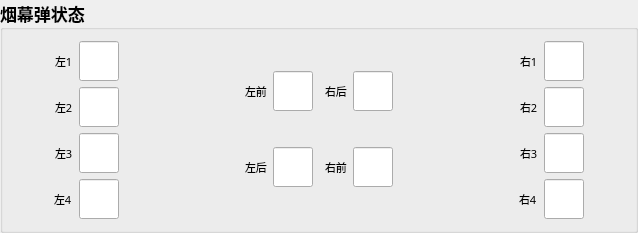
       <widget class="QGroupBox" name="groupBox_40">
        <property name="enabled">
         <bool>true</bool>
        </property>
        <property name="maximumSize">
         <size>
          <width>16777215</width>
          <height>16777215</height>
         </size>
        </property>
        <property name="font">
         <font>
          <family>微软雅黑</family>
          <pointsize>13</pointsize>
          <weight>75</weight>
          <bold>true</bold>
         </font>
        </property>
        <property name="mouseTracking">
         <bool>false</bool>
        </property>
        <property name="title">
         <string>烟幕弹状态</string>
        </property>
        <property name="flat">
         <bool>false</bool>
        </property>
        <property name="checkable">
         <bool>false</bool>
        </property>
        <layout class="QHBoxLayout" name="horizontalLayout_18">
         <item>
          <layout class="QVBoxLayout" name="verticalLayout_6">
           <item>
            <layout class="QHBoxLayout" name="horizontalLayout_6">
             <item>
              <spacer name="horizontalSpacer">
               <property name="orientation">
                <enum>Qt::Horizontal</enum>
               </property>
               <property name="sizeHint" stdset="0">
                <size>
                 <width>40</width>
                 <height>20</height>
                </size>
               </property>
              </spacer>
             </item>
             <item>
              <widget class="QLabel" name="label_21">
               <property name="minimumSize">
                <size>
                 <width>0</width>
                 <height>0</height>
                </size>
               </property>
               <property name="font">
                <font>
                 <family>微软雅黑</family>
                 <pointsize>8</pointsize>
                 <weight>50</weight>
                 <bold>false</bold>
                </font>
               </property>
               <property name="text">
                <string>左1</string>
               </property>
              </widget>
             </item>
             <item>
              <widget class="CircleLineEdit" name="lineEdit_smokeLeft1">
               <property name="minimumSize">
                <size>
                 <width>40</width>
                 <height>40</height>
                </size>
               </property>
               <property name="maximumSize">
                <size>
                 <width>40</width>
                 <height>40</height>
                </size>
               </property>
               <property name="font">
                <font>
                 <family>微软雅黑</family>
                 <pointsize>8</pointsize>
                 <weight>50</weight>
                 <bold>false</bold>
                </font>
               </property>
              </widget>
             </item>
             <item>
              <spacer name="horizontalSpacer_25">
               <property name="orientation">
                <enum>Qt::Horizontal</enum>
               </property>
               <property name="sizeHint" stdset="0">
                <size>
                 <width>40</width>
                 <height>20</height>
                </size>
               </property>
              </spacer>
             </item>
            </layout>
           </item>
           <item>
            <layout class="QHBoxLayout" name="horizontalLayout_10">
             <item>
              <spacer name="horizontalSpacer_7">
               <property name="orientation">
                <enum>Qt::Horizontal</enum>
               </property>
               <property name="sizeHint" stdset="0">
                <size>
                 <width>40</width>
                 <height>20</height>
                </size>
               </property>
              </spacer>
             </item>
             <item>
              <widget class="QLabel" name="label_22">
               <property name="minimumSize">
                <size>
                 <width>0</width>
                 <height>0</height>
                </size>
               </property>
               <property name="font">
                <font>
                 <family>微软雅黑</family>
                 <pointsize>8</pointsize>
                 <weight>50</weight>
                 <bold>false</bold>
                </font>
               </property>
               <property name="text">
                <string>左2</string>
               </property>
              </widget>
             </item>
             <item>
              <widget class="CircleLineEdit" name="lineEdit_smokeLeft2">
               <property name="minimumSize">
                <size>
                 <width>40</width>
                 <height>40</height>
                </size>
               </property>
               <property name="maximumSize">
                <size>
                 <width>40</width>
                 <height>40</height>
                </size>
               </property>
               <property name="font">
                <font>
                 <family>微软雅黑</family>
                 <pointsize>8</pointsize>
                 <weight>50</weight>
                 <bold>false</bold>
                </font>
               </property>
              </widget>
             </item>
             <item>
              <spacer name="horizontalSpacer_26">
               <property name="orientation">
                <enum>Qt::Horizontal</enum>
               </property>
               <property name="sizeHint" stdset="0">
                <size>
                 <width>40</width>
                 <height>20</height>
                </size>
               </property>
              </spacer>
             </item>
            </layout>
           </item>
           <item>
            <layout class="QHBoxLayout" name="horizontalLayout_11">
             <item>
              <spacer name="horizontalSpacer_8">
               <property name="orientation">
                <enum>Qt::Horizontal</enum>
               </property>
               <property name="sizeHint" stdset="0">
                <size>
                 <width>40</width>
                 <height>20</height>
                </size>
               </property>
              </spacer>
             </item>
             <item>
              <widget class="QLabel" name="label_23">
               <property name="minimumSize">
                <size>
                 <width>0</width>
                 <height>0</height>
                </size>
               </property>
               <property name="font">
                <font>
                 <family>微软雅黑</family>
                 <pointsize>8</pointsize>
                 <weight>50</weight>
                 <bold>false</bold>
                </font>
               </property>
               <property name="text">
                <string>左3</string>
               </property>
              </widget>
             </item>
             <item>
              <widget class="CircleLineEdit" name="lineEdit_smokeLeft3">
               <property name="minimumSize">
                <size>
                 <width>40</width>
                 <height>40</height>
                </size>
               </property>
               <property name="maximumSize">
                <size>
                 <width>40</width>
                 <height>40</height>
                </size>
               </property>
               <property name="font">
                <font>
                 <family>微软雅黑</family>
                 <pointsize>8</pointsize>
                 <weight>50</weight>
                 <bold>false</bold>
                </font>
               </property>
              </widget>
             </item>
             <item>
              <spacer name="horizontalSpacer_27">
               <property name="orientation">
                <enum>Qt::Horizontal</enum>
               </property>
               <property name="sizeHint" stdset="0">
                <size>
                 <width>40</width>
                 <height>20</height>
                </size>
               </property>
              </spacer>
             </item>
            </layout>
           </item>
           <item>
            <layout class="QHBoxLayout" name="horizontalLayout_13">
             <item>
              <spacer name="horizontalSpacer_9">
               <property name="orientation">
                <enum>Qt::Horizontal</enum>
               </property>
               <property name="sizeHint" stdset="0">
                <size>
                 <width>40</width>
                 <height>20</height>
                </size>
               </property>
              </spacer>
             </item>
             <item>
              <widget class="QLabel" name="label_24">
               <property name="minimumSize">
                <size>
                 <width>0</width>
                 <height>0</height>
                </size>
               </property>
               <property name="font">
                <font>
                 <family>微软雅黑</family>
                 <pointsize>8</pointsize>
                 <weight>50</weight>
                 <bold>false</bold>
                </font>
               </property>
               <property name="text">
                <string>左4</string>
               </property>
              </widget>
             </item>
             <item>
              <widget class="CircleLineEdit" name="lineEdit_smokeLeft4">
               <property name="minimumSize">
                <size>
                 <width>40</width>
                 <height>40</height>
                </size>
               </property>
               <property name="maximumSize">
                <size>
                 <width>40</width>
                 <height>40</height>
                </size>
               </property>
               <property name="font">
                <font>
                 <family>微软雅黑</family>
                 <pointsize>8</pointsize>
                 <weight>50</weight>
                 <bold>false</bold>
                </font>
               </property>
              </widget>
             </item>
             <item>
              <spacer name="horizontalSpacer_28">
               <property name="orientation">
                <enum>Qt::Horizontal</enum>
               </property>
               <property name="sizeHint" stdset="0">
                <size>
                 <width>40</width>
                 <height>20</height>
                </size>
               </property>
              </spacer>
             </item>
            </layout>
           </item>
          </layout>
         </item>
         <item>
          <spacer name="horizontalSpacer_18">
           <property name="orientation">
            <enum>Qt::Horizontal</enum>
           </property>
           <property name="sizeHint" stdset="0">
            <size>
             <width>40</width>
             <height>20</height>
            </size>
           </property>
          </spacer>
         </item>
         <item>
          <layout class="QVBoxLayout" name="verticalLayout_9">
           <item>
            <layout class="QHBoxLayout" name="horizontalLayout_20">
             <item>
              <spacer name="horizontalSpacer_15">
               <property name="orientation">
                <enum>Qt::Horizontal</enum>
               </property>
               <property name="sizeHint" stdset="0">
                <size>
                 <width>40</width>
                 <height>20</height>
                </size>
               </property>
              </spacer>
             </item>
             <item>
              <widget class="QLabel" name="label">
               <property name="font">
                <font>
                 <pointsize>8</pointsize>
                 <weight>50</weight>
                 <bold>false</bold>
                </font>
               </property>
               <property name="text">
                <string>左前</string>
               </property>
              </widget>
             </item>
             <item>
              <widget class="CircleLineEdit" name="lineEdit_jgLeftFront">
               <property name="minimumSize">
                <size>
                 <width>40</width>
                 <height>40</height>
                </size>
               </property>
               <property name="maximumSize">
                <size>
                 <width>40</width>
                 <height>40</height>
                </size>
               </property>
               <property name="font">
                <font>
                 <pointsize>8</pointsize>
                 <weight>50</weight>
                 <bold>false</bold>
                </font>
               </property>
              </widget>
             </item>
            </layout>
           </item>
           <item>
            <layout class="QHBoxLayout" name="horizontalLayout_58">
             <item>
              <spacer name="horizontalSpacer_14">
               <property name="orientation">
                <enum>Qt::Horizontal</enum>
               </property>
               <property name="sizeHint" stdset="0">
                <size>
                 <width>40</width>
                 <height>20</height>
                </size>
               </property>
              </spacer>
             </item>
             <item>
              <widget class="QLabel" name="label_3">
               <property name="font">
                <font>
                 <pointsize>8</pointsize>
                 <weight>50</weight>
                 <bold>false</bold>
                </font>
               </property>
               <property name="text">
                <string>左后</string>
               </property>
              </widget>
             </item>
             <item>
              <widget class="CircleLineEdit" name="lineEdit_jgLeftRear">
               <property name="minimumSize">
                <size>
                 <width>40</width>
                 <height>40</height>
                </size>
               </property>
               <property name="maximumSize">
                <size>
                 <width>40</width>
                 <height>40</height>
                </size>
               </property>
               <property name="font">
                <font>
                 <pointsize>8</pointsize>
                 <weight>50</weight>
                 <bold>false</bold>
                </font>
               </property>
              </widget>
             </item>
            </layout>
           </item>
          </layout>
         </item>
         <item>
          <widget class="QWidget" name="widget" native="true">
           <property name="sizePolicy">
            <sizepolicy hsizetype="Expanding" vsizetype="Expanding">
             <horstretch>0</horstretch>
             <verstretch>0</verstretch>
            </sizepolicy>
           </property>
           <property name="minimumSize">
            <size>
             <width>0</width>
             <height>0</height>
            </size>
           </property>
           <property name="maximumSize">
            <size>
             <width>16777215</width>
             <height>16777215</height>
            </size>
           </property>
          </widget>
         </item>
         <item>
          <layout class="QVBoxLayout" name="verticalLayout_10">
           <item>
            <layout class="QHBoxLayout" name="horizontalLayout_59">
             <item>
              <widget class="QLabel" name="label_4">
               <property name="font">
                <font>
                 <pointsize>8</pointsize>
                 <weight>50</weight>
                 <bold>false</bold>
                </font>
               </property>
               <property name="text">
                <string>右后</string>
               </property>
              </widget>
             </item>
             <item>
              <widget class="CircleLineEdit" name="lineEdit_jgRightRear">
               <property name="minimumSize">
                <size>
                 <width>40</width>
                 <height>40</height>
                </size>
               </property>
               <property name="maximumSize">
                <size>
                 <width>40</width>
                 <height>40</height>
                </size>
               </property>
               <property name="font">
                <font>
                 <pointsize>8</pointsize>
                 <weight>50</weight>
                 <bold>false</bold>
                </font>
               </property>
              </widget>
             </item>
             <item>
              <spacer name="horizontalSpacer_17">
               <property name="orientation">
                <enum>Qt::Horizontal</enum>
               </property>
               <property name="sizeHint" stdset="0">
                <size>
                 <width>40</width>
                 <height>20</height>
                </size>
               </property>
              </spacer>
             </item>
            </layout>
           </item>
           <item>
            <layout class="QHBoxLayout" name="horizontalLayout_57">
             <item>
              <widget class="QLabel" name="label_2">
               <property name="font">
                <font>
                 <pointsize>8</pointsize>
                 <weight>50</weight>
                 <bold>false</bold>
                </font>
               </property>
               <property name="text">
                <string>右前</string>
               </property>
              </widget>
             </item>
             <item>
              <widget class="CircleLineEdit" name="lineEdit_jgRightFront">
               <property name="sizePolicy">
                <sizepolicy hsizetype="Expanding" vsizetype="Fixed">
                 <horstretch>0</horstretch>
                 <verstretch>0</verstretch>
                </sizepolicy>
               </property>
               <property name="minimumSize">
                <size>
                 <width>40</width>
                 <height>40</height>
                </size>
               </property>
               <property name="maximumSize">
                <size>
                 <width>40</width>
                 <height>40</height>
                </size>
               </property>
               <property name="font">
                <font>
                 <pointsize>8</pointsize>
                 <weight>50</weight>
                 <bold>false</bold>
                </font>
               </property>
              </widget>
             </item>
             <item>
              <spacer name="horizontalSpacer_16">
               <property name="orientation">
                <enum>Qt::Horizontal</enum>
               </property>
               <property name="sizeHint" stdset="0">
                <size>
                 <width>40</width>
                 <height>20</height>
                </size>
               </property>
              </spacer>
             </item>
            </layout>
           </item>
          </layout>
         </item>
         <item>
          <spacer name="horizontalSpacer_20">
           <property name="orientation">
            <enum>Qt::Horizontal</enum>
           </property>
           <property name="sizeHint" stdset="0">
            <size>
             <width>40</width>
             <height>20</height>
            </size>
           </property>
          </spacer>
         </item>
         <item>
          <layout class="QVBoxLayout" name="verticalLayout_7">
           <item>
            <layout class="QHBoxLayout" name="horizontalLayout_14">
             <item>
              <spacer name="horizontalSpacer_29">
               <property name="orientation">
                <enum>Qt::Horizontal</enum>
               </property>
               <property name="sizeHint" stdset="0">
                <size>
                 <width>40</width>
                 <height>20</height>
                </size>
               </property>
              </spacer>
             </item>
             <item>
              <widget class="QLabel" name="label_25">
               <property name="minimumSize">
                <size>
                 <width>0</width>
                 <height>0</height>
                </size>
               </property>
               <property name="font">
                <font>
                 <family>微软雅黑</family>
                 <pointsize>8</pointsize>
                 <weight>50</weight>
                 <bold>false</bold>
                </font>
               </property>
               <property name="text">
                <string>右1</string>
               </property>
              </widget>
             </item>
             <item>
              <widget class="CircleLineEdit" name="lineEdit_smokeRight1">
               <property name="minimumSize">
                <size>
                 <width>40</width>
                 <height>40</height>
                </size>
               </property>
               <property name="maximumSize">
                <size>
                 <width>40</width>
                 <height>40</height>
                </size>
               </property>
               <property name="font">
                <font>
                 <family>微软雅黑</family>
                 <pointsize>8</pointsize>
                 <weight>50</weight>
                 <bold>false</bold>
                </font>
               </property>
              </widget>
             </item>
             <item>
              <spacer name="horizontalSpacer_10">
               <property name="orientation">
                <enum>Qt::Horizontal</enum>
               </property>
               <property name="sizeHint" stdset="0">
                <size>
                 <width>40</width>
                 <height>20</height>
                </size>
               </property>
              </spacer>
             </item>
            </layout>
           </item>
           <item>
            <layout class="QHBoxLayout" name="horizontalLayout_15">
             <item>
              <spacer name="horizontalSpacer_30">
               <property name="orientation">
                <enum>Qt::Horizontal</enum>
               </property>
               <property name="sizeHint" stdset="0">
                <size>
                 <width>40</width>
                 <height>20</height>
                </size>
               </property>
              </spacer>
             </item>
             <item>
              <widget class="QLabel" name="label_26">
               <property name="minimumSize">
                <size>
                 <width>0</width>
                 <height>0</height>
                </size>
               </property>
               <property name="font">
                <font>
                 <family>微软雅黑</family>
                 <pointsize>8</pointsize>
                 <weight>50</weight>
                 <bold>false</bold>
                </font>
               </property>
               <property name="text">
                <string>右2</string>
               </property>
              </widget>
             </item>
             <item>
              <widget class="CircleLineEdit" name="lineEdit_smokeRight2">
               <property name="minimumSize">
                <size>
                 <width>40</width>
                 <height>40</height>
                </size>
               </property>
               <property name="maximumSize">
                <size>
                 <width>40</width>
                 <height>40</height>
                </size>
               </property>
               <property name="font">
                <font>
                 <family>微软雅黑</family>
                 <pointsize>8</pointsize>
                 <weight>50</weight>
                 <bold>false</bold>
                </font>
               </property>
              </widget>
             </item>
             <item>
              <spacer name="horizontalSpacer_11">
               <property name="orientation">
                <enum>Qt::Horizontal</enum>
               </property>
               <property name="sizeHint" stdset="0">
                <size>
                 <width>40</width>
                 <height>20</height>
                </size>
               </property>
              </spacer>
             </item>
            </layout>
           </item>
           <item>
            <layout class="QHBoxLayout" name="horizontalLayout_16">
             <item>
              <spacer name="horizontalSpacer_31">
               <property name="orientation">
                <enum>Qt::Horizontal</enum>
               </property>
               <property name="sizeHint" stdset="0">
                <size>
                 <width>40</width>
                 <height>20</height>
                </size>
               </property>
              </spacer>
             </item>
             <item>
              <widget class="QLabel" name="label_27">
               <property name="minimumSize">
                <size>
                 <width>0</width>
                 <height>0</height>
                </size>
               </property>
               <property name="font">
                <font>
                 <family>微软雅黑</family>
                 <pointsize>8</pointsize>
                 <weight>50</weight>
                 <bold>false</bold>
                </font>
               </property>
               <property name="text">
                <string>右3</string>
               </property>
              </widget>
             </item>
             <item>
              <widget class="CircleLineEdit" name="lineEdit_smokeRight3">
               <property name="minimumSize">
                <size>
                 <width>40</width>
                 <height>40</height>
                </size>
               </property>
               <property name="maximumSize">
                <size>
                 <width>40</width>
                 <height>40</height>
                </size>
               </property>
               <property name="font">
                <font>
                 <family>微软雅黑</family>
                 <pointsize>8</pointsize>
                 <weight>50</weight>
                 <bold>false</bold>
                </font>
               </property>
              </widget>
             </item>
             <item>
              <spacer name="horizontalSpacer_12">
               <property name="orientation">
                <enum>Qt::Horizontal</enum>
               </property>
               <property name="sizeHint" stdset="0">
                <size>
                 <width>40</width>
                 <height>20</height>
                </size>
               </property>
              </spacer>
             </item>
            </layout>
           </item>
           <item>
            <layout class="QHBoxLayout" name="horizontalLayout_17">
             <item>
              <spacer name="horizontalSpacer_32">
               <property name="orientation">
                <enum>Qt::Horizontal</enum>
               </property>
               <property name="sizeHint" stdset="0">
                <size>
                 <width>40</width>
                 <height>20</height>
                </size>
               </property>
              </spacer>
             </item>
             <item>
              <widget class="QLabel" name="label_28">
               <property name="minimumSize">
                <size>
                 <width>0</width>
                 <height>0</height>
                </size>
               </property>
               <property name="font">
                <font>
                 <family>微软雅黑</family>
                 <pointsize>8</pointsize>
                 <weight>50</weight>
                 <bold>false</bold>
                </font>
               </property>
               <property name="text">
                <string>右4</string>
               </property>
              </widget>
             </item>
             <item>
              <widget class="CircleLineEdit" name="lineEdit_smokeRight4">
               <property name="minimumSize">
                <size>
                 <width>40</width>
                 <height>40</height>
                </size>
               </property>
               <property name="maximumSize">
                <size>
                 <width>40</width>
                 <height>40</height>
                </size>
               </property>
               <property name="font">
                <font>
                 <family>微软雅黑</family>
                 <pointsize>8</pointsize>
                 <weight>50</weight>
                 <bold>false</bold>
                </font>
               </property>
              </widget>
             </item>
             <item>
              <spacer name="horizontalSpacer_13">
               <property name="orientation">
                <enum>Qt::Horizontal</enum>
               </property>
               <property name="sizeHint" stdset="0">
                <size>
                 <width>40</width>
                 <height>20</height>
                </size>
               </property>
              </spacer>
             </item>
            </layout>
           </item>
          </layout>
         </item>
        </layout>
       </widget>
